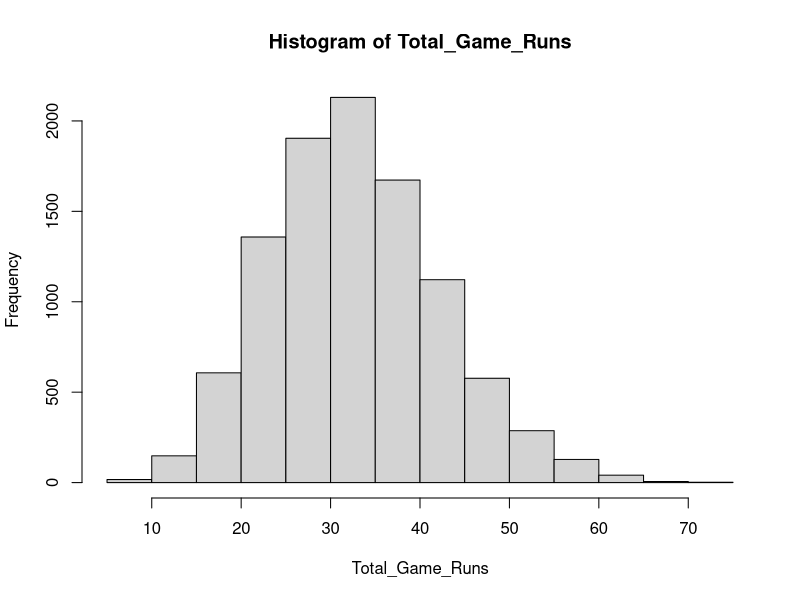
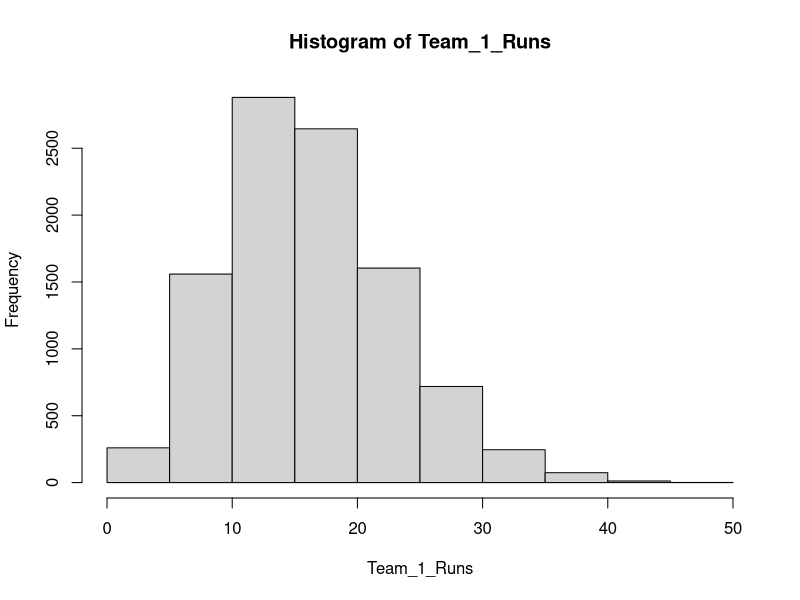
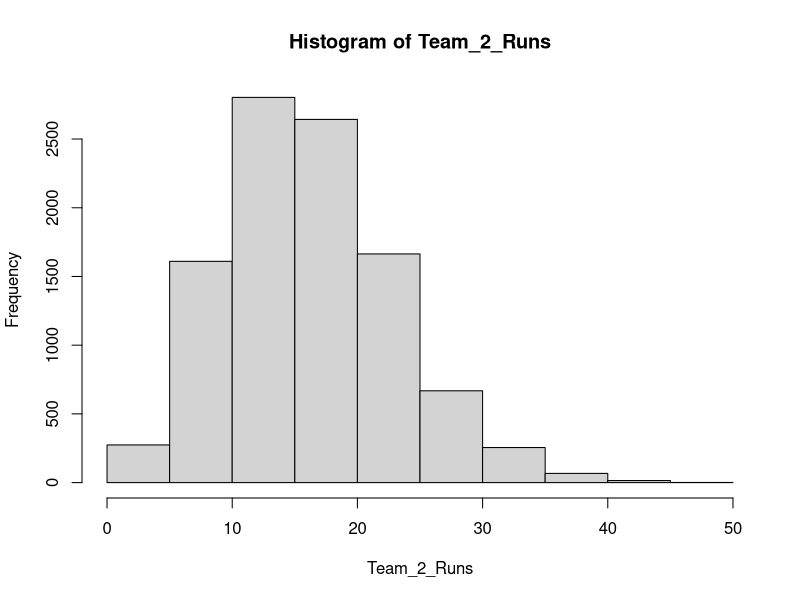

Here is the R script that generated these plots, in order:
## ---- chunk 1
knitr::opts_chunk$set(echo = TRUE)
## ---- chunk 2

#our our game of baseball
Ball = c(1 , 2 , 3 , 4 , 5 , 6)
Play = c()
Total_Game_Runs = c()
Bases = rep(F,3)
Strikes = 0
Outs = 0
innings = 0
Total_Runs = 0
runs = 0
Team_1 = rep(0,9)
Team_1_Runs = c()
Team_2 = rep(0,9)
Team_2_Runs = c()
inning_Stats = list(innings, Total_Runs,Team_1,Team_2)
names(inning_Stats) = c("innings","Total runs", "Team 1 runs","Team 2 runs")

## ---- chunk 3
set.seed(486)
i = 0
for(i in 1:10000){
  while(innings < 18){
  Play = sample(Ball, 2, replace = T)
  Placement = which(Bases == T)

  if(any(Play == 1)){
    Strikes = 0
    if(identical((Play <= 4),c(T,T))){
      runs = runs + sum(Placement > 1)
      Bases[2:3] = F
      if(identical(Play,c(1,1))){
        Bases[2] = T
    
        if(Bases[1] == T){
          Bases[1] = F
          Bases[3] = T
        }
      }
      else{
        if(Bases[1] == T){
          Bases[2] = T
        }
        Bases[1] = T
      }
    }
    else if(any(Play == 5)){
      runs = runs + sum(Placement > 2)
      Bases[3] = F
      if(Bases[2] == T){
        Bases[2] = F
        Bases[3] = T
      }
      if(Bases[1] == T){
        Bases[2] = T
      }
      Bases[1] = T
    } 
    else if(any(Play == 6)){
        if(identical(Bases, c(T,T,T))){
          runs = runs + 1
      }
      else if(Bases[1] == T){
        if(Bases[2] == T){
          Bases[3] = T
        }
        Bases[2] = T
      }
      Bases[1] = T
    }
  }else if(any(Play == 2)){
    if(any(Play != 6)){
      Strikes = Strikes + 1
      if(Strikes == 3){
        Strikes = 0
        Outs = Outs + 1
      }
    }
    else{
      Strikes = 0
      Outs = Outs + 1
    }
  }else if(any(Play == 3) | any(Play == 4)){
    Strikes = 0
    Outs = Outs + 1
    if(Outs < 3){
      if(Bases[3] == T){
        runs = runs + 1
        Bases[3] = F
      }
      if(identical(Play <=4,c(T,T)) & 
         !identical(Play,c(4,4))){
        if(Bases[2] == T){
          Bases[3] = T
          Bases[2] = F
        }
        if(Bases[1] == T){
          Bases[2] = T
        }
        Bases[1] = F
      }
    }  
  }else if(any(Play == 5)){
    Strikes = 0
    if(any(Play == 6)){
      runs = runs + sum(Bases)
      Bases = c(F,F,T)
    }else{
      Outs = Outs + 1
      if(sum(Bases) == 1){
        Outs = Outs + 1
        Bases = c(F,F,F)
      }else if (sum(Bases) > 1){
        if(Bases[1] == T){
          Outs = Outs + 1
          if(Outs < 3){
            if(Bases[3] == T){
              runs = runs + 1
              Bases[3] == F
              Bases[1] == F
            }
            if(Bases[2] == T){
              Bases[3] == T
              Bases[2] == F
            }
          }
        }else{
          Outs = Outs + 1
          Bases[2] = F
          if(Outs < 3){
            runs = runs + 1
            Bases[3]=F
          }
        }
      }
    }  
  }else if(any(Play == 6)){
    Strikes = 0
    runs = runs + sum(Bases) + 1
    Bases = c(F,F,F)
  }
  if(Outs > 2){
    Outs = 0
    Strikes = 0
    Bases = c(F,F,F)
    Total_Runs = Total_Runs + runs
    innings = innings + 1
    inning_Stats$innings = innings/2
    inning_Stats$`Total runs` = Total_Runs
    if(any((innings)==
           c(1,3,5,7,9,11,13,15,17))){
      inning_Stats$`Team 1 runs`[which(innings ==             c(1,3,5,7,9,11,13,15,17))]   = runs
      runs = 0
    }else{
      inning_Stats$`Team 2 runs`[innings/2] = runs
      runs = 0
    }
    ##if(innings/18 == 1){
      ##print(paste("end of game"))
      ##print(inning_Stats)
    ##}
    ##if you want to see the results
  }
  }
  Total_Game_Runs = c(Total_Game_Runs,Total_Runs)
  Team_1_Runs = c(Team_1_Runs, 
                  sum(inning_Stats$`Team 1 runs`))
  Team_2_Runs = c(Team_2_Runs, 
                  sum(inning_Stats$`Team 2 runs`))
  innings = 0
  Total_Runs = 0
  Team_1 = rep(0,9)
  Team_2 = rep(0,9)
  inning_Stats = list(innings,Total_Runs,
                      Team_1,Team_2)
  names(inning_Stats) = c("innings","Total runs", 
                          "Team 1 runs",
                          "Team 2 runs")
  
}

## ---- chunk 4
mean(Total_Game_Runs)
hist(Total_Game_Runs)
mean(Team_1_Runs)
hist(Team_1_Runs)
mean(Team_2_Runs)
hist(Team_2_Runs)
